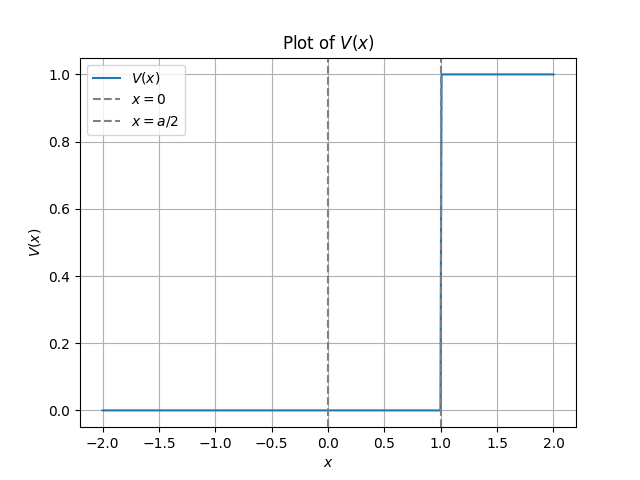

The script that drew this image:
import matplotlib.pyplot as plt
import numpy as np

# Parameters
a = 2  # Example value
E0 = 1  # Example value

# Define the function V(x)
def V(x, a, E0):
    if x < 0:
        return 0
    elif 0 <= x <= a/2:
        return -(a/2) * E0 * ((1 - 2*x/a)**2 - 1)
    else:  # x > a/2
        return (a/2) * E0

# Vectorize the function to apply it element-wise on an array
V_vec = np.vectorize(V)

# Generate x values
x = np.linspace(-a, a, 400)

# Generate y values
y = V_vec(x, a, E0)

# Plotting
plt.plot(x, y, label=r'$V(x)$')
plt.axvline(x=0, linestyle='--', color='grey', label=r'$x=0$')
plt.axvline(x=a/2, linestyle='--', color='grey', label=r'$x=a/2$')
plt.xlabel(r'$x$')
plt.ylabel(r'$V(x)$')
plt.title(r'Plot of $V(x)$')
plt.legend()
plt.grid(True)
plt.show()
